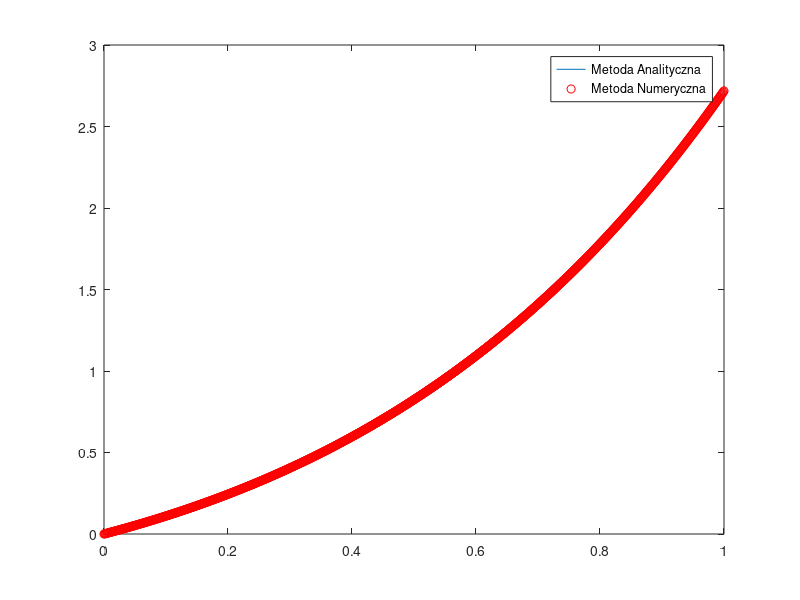

The MATLAB script that drew this image:
clear, clc;
%dane wej�ciowe
f = @(x) exp(x) .* (-x .^2 + x + 2);
g = @(x) (x) .* exp(x);
a = 0;
b = 1;
ax = @(x) 1;
bx = @(x) -x;
cx = @(x) 1;
ua = 0;
ubf = 2 * exp(1);
c = b-a;
n = 1000;
h = c/(n+1)
x = linspace((a+h),(b-h),n);
%obliczenia
a1 = [(-2 * ax(x) + cx(x) * h^2).* diag(eye(n)); 3];
A1 = diag(a1);
a2 = (ax(x) +1/2 * bx(x) * h)' .* diag(eye(n));
A2 = diag(a2, 1);
a3 = [(ax(x(2:n)) -1/2 * bx(x(2:n)) * h)' .* diag(eye(n-1)); -4];
A3 = diag(a3, -1);
a4 = [zeros(n-2,1); 1];
A4 = diag(a4, -2);

A = A1 + A2 + A3 + A4;

F = h^2 * f(x);
F(1) = F(1) - ua;
F = [F 2*h*ubf];
U = linsolve(A,F');
U = [ua U'];
X = [a x b];
%wykres
plot(X, U, X, g(X), 'ro');
plot(X, U, X, g(X), 'ro');
legend('Metoda Analityczna','Metoda Numeryczna');
%error
E = max(abs(g(X) - U))